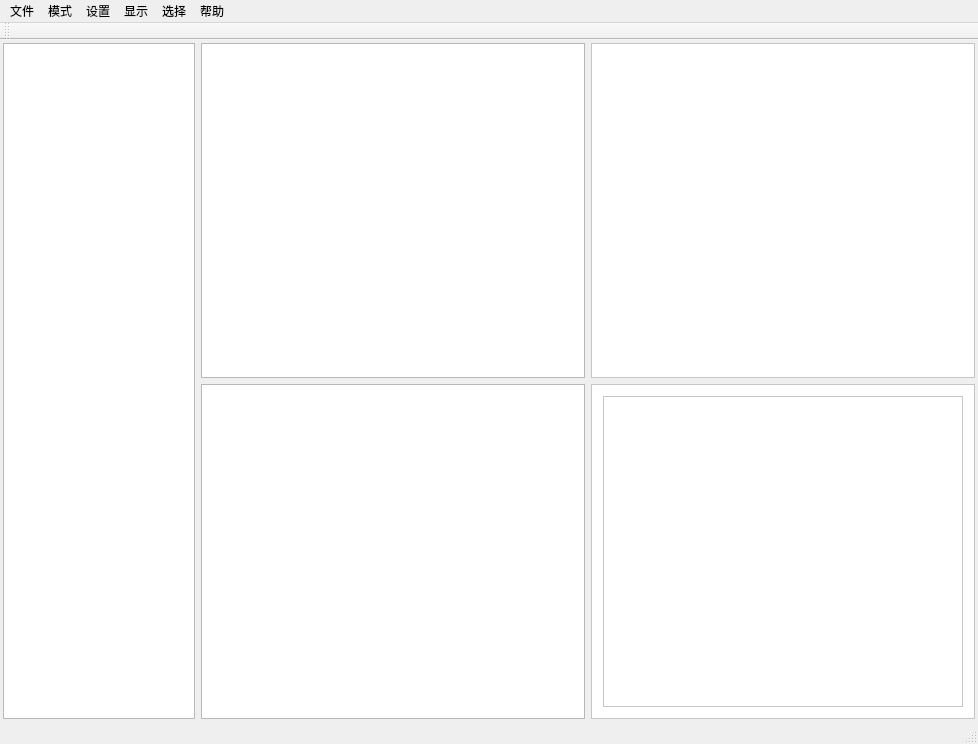
<?xml version="1.0" encoding="UTF-8"?>
<ui version="4.0">
 <class>MainWindow</class>
 <widget class="QMainWindow" name="MainWindow">
  <property name="geometry">
   <rect>
    <x>0</x>
    <y>0</y>
    <width>978</width>
    <height>744</height>
   </rect>
  </property>
  <property name="windowTitle">
   <string>DHM</string>
  </property>
  <widget class="QWidget" name="centralWidget">
   <property name="sizePolicy">
    <sizepolicy hsizetype="Fixed" vsizetype="Fixed">
     <horstretch>0</horstretch>
     <verstretch>0</verstretch>
    </sizepolicy>
   </property>
   <layout class="QGridLayout" name="gridLayout" rowstretch="1,1" columnstretch="1,2,2">
    <property name="leftMargin">
     <number>3</number>
    </property>
    <property name="topMargin">
     <number>3</number>
    </property>
    <property name="rightMargin">
     <number>3</number>
    </property>
    <property name="bottomMargin">
     <number>3</number>
    </property>
    <item row="0" column="2">
     <widget class="QFrame" name="data3Dpreview">
      <property name="autoFillBackground">
       <bool>false</bool>
      </property>
      <property name="styleSheet">
       <string notr="true">background-color: rgb(255, 255, 255);</string>
      </property>
      <property name="frameShape">
       <enum>QFrame::StyledPanel</enum>
      </property>
      <layout class="QHBoxLayout" name="horizontalLayout" stretch="8,1">
       <property name="spacing">
        <number>0</number>
       </property>
       <item>
        <layout class="QVBoxLayout" name="verticalLayout">
         <property name="spacing">
          <number>0</number>
         </property>
        </layout>
       </item>
       <item>
        <widget class="QLabel" name="labelColorBar">
         <property name="text">
          <string/>
         </property>
        </widget>
       </item>
      </layout>
     </widget>
    </item>
    <item row="1" column="2">
     <widget class="QFrame" name="verticalFrame">
      <property name="styleSheet">
       <string notr="true">background-color: rgb(255, 255, 255);</string>
      </property>
      <property name="frameShape">
       <enum>QFrame::StyledPanel</enum>
      </property>
      <layout class="QVBoxLayout" name="verticalLayout_2">
       <item>
        <widget class="QChartView" name="gViewLine"/>
       </item>
      </layout>
     </widget>
    </item>
    <item row="0" column="1">
     <widget class="QGraphicsView" name="gViewCamera">
      <property name="frameShape">
       <enum>QFrame::StyledPanel</enum>
      </property>
      <property name="frameShadow">
       <enum>QFrame::Plain</enum>
      </property>
     </widget>
    </item>
    <item row="0" column="0" rowspan="2">
     <widget class="QTextBrowser" name="textBrowserParam"/>
    </item>
    <item row="1" column="1">
     <widget class="QGraphicsView" name="gViewCompute"/>
    </item>
   </layout>
  </widget>
  <widget class="QMenuBar" name="menuBar">
   <property name="geometry">
    <rect>
     <x>0</x>
     <y>0</y>
     <width>978</width>
     <height>26</height>
    </rect>
   </property>
   <widget class="QMenu" name="menuFile">
    <property name="title">
     <string>文件</string>
    </property>
    <addaction name="actionExit"/>
   </widget>
   <widget class="QMenu" name="menuMode">
    <property name="title">
     <string>模式</string>
    </property>
    <widget class="QMenu" name="menuCamera">
     <property name="title">
      <string>摄像头</string>
     </property>
     <addaction name="actionbasler"/>
     <addaction name="actionzidai"/>
    </widget>
    <widget class="QMenu" name="menuModeFile">
     <property name="title">
      <string>文件</string>
     </property>
     <addaction name="actionPicture"/>
     <addaction name="actionVideo"/>
    </widget>
    <addaction name="menuCamera"/>
    <addaction name="menuModeFile"/>
   </widget>
   <widget class="QMenu" name="menuSetting">
    <property name="title">
     <string>设置</string>
    </property>
    <addaction name="actionParm"/>
    <addaction name="actionCalib"/>
    <addaction name="actionPhaseCompute"/>
   </widget>
   <widget class="QMenu" name="menuDisplay">
    <property name="title">
     <string>显示</string>
    </property>
    <addaction name="action2Dpreview"/>
    <addaction name="action3Dpreview"/>
   </widget>
   <widget class="QMenu" name="menuSelect">
    <property name="title">
     <string>选择</string>
    </property>
    <addaction name="actionRect"/>
    <addaction name="actionLine"/>
   </widget>
   <widget class="QMenu" name="menuHelp">
    <property name="title">
     <string>帮助</string>
    </property>
   </widget>
   <addaction name="menuFile"/>
   <addaction name="menuMode"/>
   <addaction name="menuSetting"/>
   <addaction name="menuDisplay"/>
   <addaction name="menuSelect"/>
   <addaction name="menuHelp"/>
  </widget>
  <widget class="QToolBar" name="mainToolBar">
   <attribute name="toolBarArea">
    <enum>TopToolBarArea</enum>
   </attribute>
   <attribute name="toolBarBreak">
    <bool>false</bool>
   </attribute>
  </widget>
  <widget class="QStatusBar" name="statusBar"/>
  <action name="actionbasler">
   <property name="text">
    <string>basler</string>
   </property>
  </action>
  <action name="actionzidai">
   <property name="text">
    <string>usb</string>
   </property>
  </action>
  <action name="actionPicture">
   <property name="text">
    <string>picture</string>
   </property>
  </action>
  <action name="actionVideo">
   <property name="text">
    <string>video</string>
   </property>
  </action>
  <action name="actionCalib">
   <property name="text">
    <string>系统校正</string>
   </property>
  </action>
  <action name="actionPhaseCompute">
   <property name="text">
    <string>相位计算</string>
   </property>
  </action>
  <action name="action2Dpreview">
   <property name="text">
    <string>2D预览</string>
   </property>
  </action>
  <action name="action3Dpreview">
   <property name="text">
    <string>3D预览</string>
   </property>
  </action>
  <action name="actionRect">
   <property name="text">
    <string>区域选择</string>
   </property>
  </action>
  <action name="actionLine">
   <property name="text">
    <string>线段选择</string>
   </property>
  </action>
  <action name="actionExit">
   <property name="text">
    <string>退出</string>
   </property>
  </action>
  <action name="actionParm">
   <property name="text">
    <string>参数设置</string>
   </property>
  </action>
 </widget>
 <layoutdefault spacing="6" margin="11"/>
 <customwidgets>
  <customwidget>
   <class>QChartView</class>
   <extends>QGraphicsView</extends>
   <header>qchartview.h</header>
  </customwidget>
 </customwidgets>
 <resources/>
 <connections/>
</ui>
